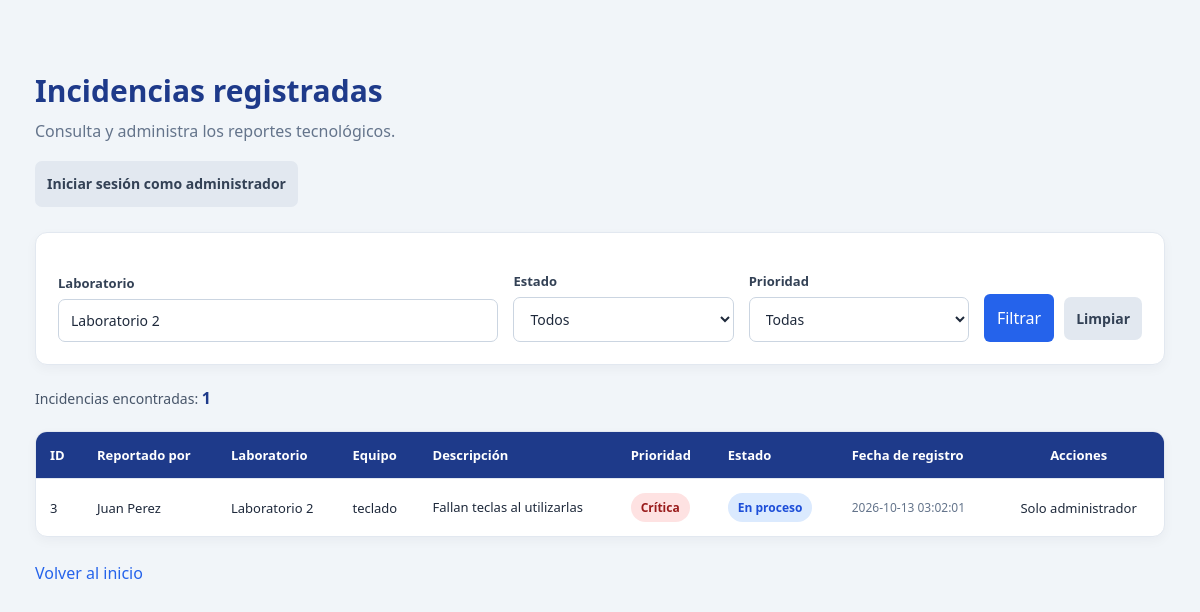
/pages/listar.php?laboratorio=Laboratorio 2, run on the app's committed database.
### tables this page shows
CREATE TABLE `incidencias` (
  `id` int(11) NOT NULL,
  `nombre_reporta` varchar(100) NOT NULL,
  `laboratorio` varchar(100) NOT NULL,
  `equipo_afectado` varchar(150) NOT NULL,
  `descripcion` text NOT NULL,
  `prioridad` enum('Baja','Media','Alta','Crítica') NOT NULL DEFAULT 'Media',
  `estado` enum('Pendiente','En proceso','Resuelta') NOT NULL DEFAULT 'Pendiente',
  `fecha_registro` timestamp NOT NULL DEFAULT current_timestamp()
);

### pages/listar.php (the view, shortened to what this page needs)
<?php
require_once "../config/database.php";
function escapar($valor) {
    return htmlspecialchars((string)$valor, ENT_QUOTES, "UTF-8");
}
$es_admin = isset($_SESSION["admin_id"]);
$laboratorio = trim($_GET["laboratorio"] ?? "");
$sql = "SELECT * FROM incidencias WHERE 1=1";
$parametros = [];
$tipos = "";
if ($laboratorio !== "") {
    $sql .= " AND laboratorio LIKE ?";
    $parametros[] = "%" . $laboratorio . "%";
    $tipos .= "s";
}
$sql .= " ORDER BY fecha_registro DESC";
$stmt = $conexion->prepare($sql);
if (!empty($parametros)) {
    $stmt->bind_param($tipos, ...$parametros);
}
if (!$stmt->execute()) {
    exit("Error al consultar las incidencias.");
}
$resultado = $stmt->get_result();
$total = $resultado->num_rows;
$clases_prioridad = [
    "Baja" => "prioridad-baja",
    "Media" => "prioridad-media",
    "Alta" => "prioridad-alta",
    "Crítica" => "prioridad-critica"
];
$clases_estado = [
    "Pendiente" => "estado-pendiente",
    "En proceso" => "estado-en-proceso",
    "Resuelta" => "estado-resuelta"
];
?>
<!DOCTYPE html>
<html lang="es">
<head>
    <link rel="stylesheet" href="../css/style.css">
    <link rel="stylesheet" href="../css/listar.css">
</head>
<body>
<main class="contenedor-listado">
    <header class="encabezado-listado">
        <h1>Incidencias registradas</h1>
        <p>Consulta y administra los reportes tecnológicos.</p>
        <?php if ($es_admin): ?>
            <p>
                Sesión iniciada como:
                <strong><?= escapar($_SESSION["admin_usuario"] ?? "Administrador") ?></strong>
            </p>
            <a class="boton-secundario" href="../logout.php">
                Cerrar sesión
            </a>
        <?php else: ?>
            <p>
                <a class="boton-secundario" href="../login.php">
                    Iniciar sesión como administrador
                </a>
            </p>
        <?php endif; ?>
    </header>
    <form method="GET" class="filtros">
        <div>
            <label for="laboratorio">Laboratorio</label>
            <input
                type="text"
                id="laboratorio"
                name="laboratorio"
                placeholder="Ej. Laboratorio 1"
                value="<?= escapar($laboratorio) ?>"
            >
        </div>
        <div>
            <label for="estado">Estado</label>
            <select id="estado" name="estado">
                <option value="">Todos</option>
            </select>
        </div>
        <div>
            <label for="prioridad">Prioridad</label>
            <select id="prioridad" name="prioridad">
                <option value="">Todas</option>
            </select>
        </div>
        <div class="acciones-filtro">
            <button type="submit">Filtrar</button>
            <a class="boton-secundario" href="listar.php">
                Limpiar
            </a>
        </div>
    </form>
    <p class="total">
        Incidencias encontradas:
        <strong><?= $total ?></strong>
    </p>
    <div class="tabla-contenedor">
        <table class="tabla-incidencias">
            <thead>
                <tr>
                    <th>ID</th>
                    <th>Reportado por</th>
                    <th>Laboratorio</th>
                    <th>Equipo</th>
                    <th>Descripción</th>
                    <th>Prioridad</th>
                    <th>Estado</th>
                    <th>Fecha de registro</th>
                    <th>Acciones</th>
                </tr>
            </thead>
            <tbody>
                <?php if ($total > 0): ?>
                    <?php while ($incidencia = $resultado->fetch_assoc()): ?>
                        <tr>
                            <td><?= (int)$incidencia["id"] ?></td>
                            <td>
                                <?= escapar($incidencia["nombre_reporta"]) ?>
                            </td>
                            <td>
                                <?= escapar($incidencia["laboratorio"]) ?>
                            </td>
                            <td>
                                <?= escapar($incidencia["equipo_afectado"]) ?>
                            </td>
                            <td>
                                <?= escapar($incidencia["descripcion"]) ?>
                            </td>
                            <td>
                                <span class="etiqueta <?= escapar($clases_prioridad[$incidencia["prioridad"]] ?? "") ?>">
                                    <?= escapar($incidencia["prioridad"]) ?>
                                </span>
                            </td>
                            <td>
                                <span class="etiqueta <?= escapar($clases_estado[$incidencia["estado"]] ?? "") ?>">
                                    <?= escapar($incidencia["estado"]) ?>
                                </span>
                            </td>
                            <td>
                                <?= escapar($incidencia["fecha_registro"]) ?>
                            </td>
                            <td>
                                <?php if ($es_admin): ?>
                                    <div class="acciones">
                                        <a
                                            class="btn-editar"
                                            href="editar.php?id=<?= (int)$incidencia["id"] ?>"
                                        >
                                            Editar
                                        </a>
                                        <a
                                            class="btn-eliminar"
                                            href="eliminar.php?id=<?= (int)$incidencia["id"] ?>"
                                        >
                                            Eliminar
                                        </a>
                                    </div>
                                <?php else: ?>
                                    <span>Solo administrador</span>
                                <?php endif; ?>
                            </td>
                        </tr>
                    <?php endwhile; ?>
                <?php endif; ?>
            </tbody>
        </table>
    </div>
    <a class="enlace volver" href="../index.php">
        Volver al inicio
    </a>
</main>
</body>
</html>

### css/style.css (style rules this page uses)
* { box-sizing: border-box; }
body { margin: 0; padding: 30px 15px; font-family: Arial, Helvetica, sans-serif; background: #f1f5f9; color: #1e293b; }
input, select, textarea, button { font: inherit; }
label { display: block; margin: 17px 0 7px; font-weight: bold; }
input, select, textarea { width: 100%; padding: 12px; border: 1px solid #cbd5e1; border-radius: 6px; background: #fff; }
button { padding: 13px; border: none; border-radius: 6px; background: #2563eb; color: white; cursor: pointer; }
.enlace { color: #2563eb; text-decoration: none; }

### css/listar.css (style rules this page uses)
.contenedor-listado { max-width: 1400px; margin: 0 auto; padding: 20px; font-family: "Segoe UI", Arial, sans-serif; }
.encabezado-listado { margin-bottom: 25px; }
.encabezado-listado h1 { margin-bottom: 8px; color: #1e3a8a; font-size: 30px; font-weight: 700; }
.encabezado-listado p { color: #64748b; margin-top: 0; line-height: 1.6; }
.filtros { display: grid; grid-template-columns: 2fr 1fr 1fr auto; gap: 15px; align-items: end; padding: 22px; margin-bottom: 20px; background: #ffffff; border: 1px solid #e2e8f0; border-radius: 12px; box-shadow: 0 4px 12px rgba(15, 23, 42, 0.04); }
.filtros label { display: block; margin-bottom: 7px; color: #334155; font-size: 13px; font-weight: 600; }
.filtros input, .filtros select { width: 100%; min-width: 0; box-sizing: border-box; padding: 11px 12px; border: 1px solid #cbd5e1; border-radius: 7px; background: #ffffff; color: #1e293b; font: inherit; font-size: 14px; }
.acciones-filtro { display: flex; align-items: center; gap: 10px; }
.acciones-filtro button { margin: 0; white-space: nowrap; }
.boton-secundario { display: inline-block; padding: 12px; color: #334155; background: #e2e8f0; border-radius: 7px; text-decoration: none; font-size: 14px; font-weight: 600; white-space: nowrap; transition: background 0.2s; }
.total { margin: 22px 0; color: #475569; font-size: 14px; }
.total strong { color: #1e3a8a; font-size: 16px; }
.tabla-contenedor { overflow-x: auto; background: #ffffff; border-radius: 12px; border: 1px solid #e2e8f0; box-shadow: 0 4px 12px rgba(15, 23, 42, 0.04); }
.tabla-incidencias { width: 100%; border-collapse: collapse; font-size: 13px; }
.tabla-incidencias th, .tabla-incidencias td { padding: 14px; text-align: left; border-bottom: 1px solid #e2e8f0; vertical-align: middle; }
.tabla-incidencias th { background: #1e3a8a; color: #ffffff; font-weight: 600; white-space: nowrap; }
.tabla-incidencias tbody tr { transition: background 0.15s; }
.tabla-incidencias tbody tr:last-child td { border-bottom: none; }
.tabla-incidencias td:nth-child(5) { min-width: 180px; max-width: 280px; line-height: 1.6; overflow-wrap: anywhere; }
.tabla-incidencias td:nth-child(8) { white-space: nowrap; color: #64748b; font-size: 12px; }
.etiqueta { display: inline-block; padding: 6px 10px; border-radius: 20px; font-size: 12px; font-weight: 700; white-space: nowrap; }
.prioridad-critica { color: #991b1b; background: #fee2e2; }
.estado-en-proceso { color: #1d4ed8; background: #dbeafe; }
.tabla-incidencias th:last-child, .tabla-incidencias td:last-child { text-align: center; min-width: 155px; }
.volver { display: inline-block; margin-top: 25px; }

### data on the page
incidencias: id "3", nombre_reporta "Juan Perez", laboratorio "Laboratorio 2", equipo_afectado "teclado", descripcion "Fallan teclas al utilizarlas", prioridad "Crítica", estado "En proceso", fecha_registro "2026-10-13 03:02:01"

### other printed values
$total "1"
